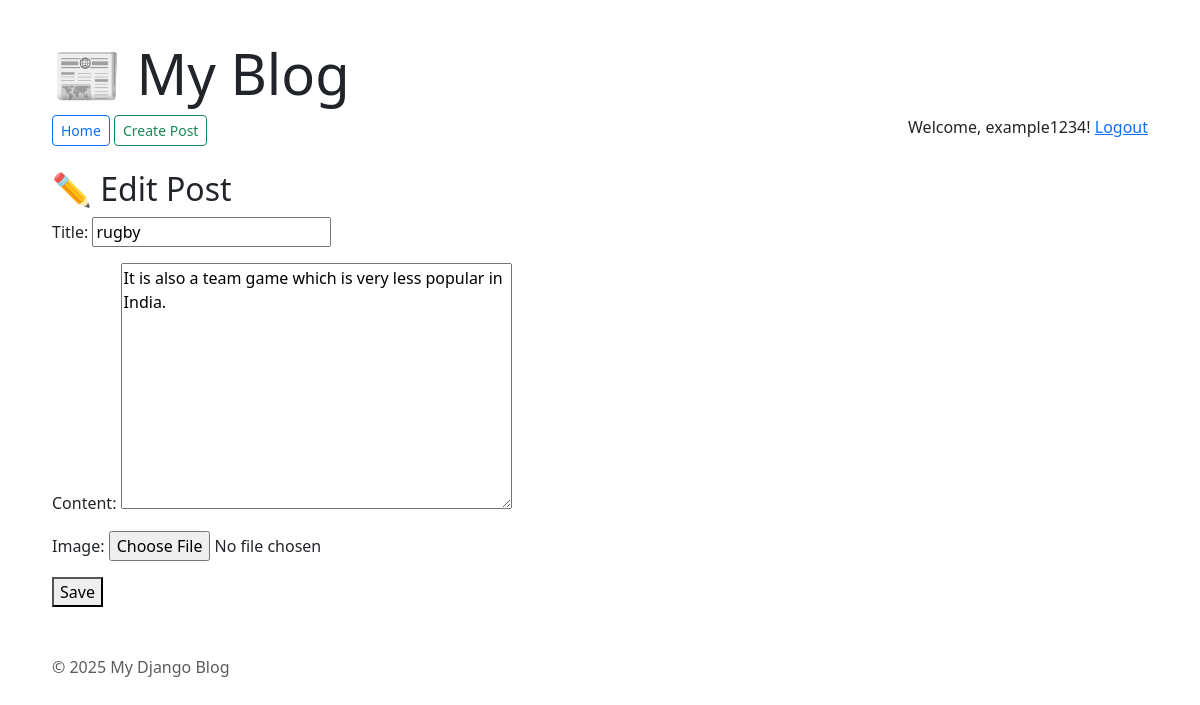
/edit/5 (signed in), run on the app's committed database.
### locations/models.py (models this page shows, shortened)
class Post(models.Model):
    title = models.CharField(max_length=100)
    content = models.TextField()
    image = models.ImageField(upload_to='post_images/', blank=True, null=True)
    author = models.ForeignKey(User, on_delete=models.CASCADE, null=True)

### locations/views.py (the view)
# urls.py: path('edit/<int:pk>', views.edit_post, name='edit_post'),
@login_required()
def edit_post(request, pk):
    post = get_object_or_404(Post, pk=pk)
    if post.author != request.user:
        return HttpResponseForbidden("You are not allowed to edit this post.")
    if request.method == 'POST':
        form = PostForm(request.POST, instance=post)
        if form.is_valid():
            form.save()
            return redirect('home')
    else:
        form = PostForm(instance=post)
    return render(request, 'locations/create_post.html', {'form': form, 'edit': True})

### locations/forms.py
class PostForm(forms.ModelForm):
    class Meta:
        model = Post
        fields = ['title', 'content', 'image']

### locations/templates/locations/create_post.html (shortened to what this page needs)
{% extends 'locations/base.html' %}
{% block content %}
  <h2>{% if edit %}✏️ Edit Post{% else %}📝 Create New Post{% endif%}</h2>
  <form method="POST" enctype="multipart/form-data">
      {{ form.as_p }}
      <button type="submit">Save</button>
  </form>
{% endblock %}

### locations/templates/locations/base.html (shortened to what this page needs)
<!DOCTYPE html>
<html>
<head>
    <link href="https://cdn.jsdelivr.net/npm/bootstrap@5.3.2/dist/css/bootstrap.min.css" rel="stylesheet">
</head>
<body>
  <div class="container">
    <header class="mb-4">
        <h1 class="display-4">📰 My Blog</h1>
        <nav class="mb-3">
            <a class="btn btn-outline-primary btn-sm" href="/">Home</a>
            <a class="btn btn-outline-success btn-sm" href="/new/">Create Post</a>
            <span class="float-end">
                {% if user.is_authenticated %}
                    Welcome, {{ user.username }}!
                    <a href="{% url 'logout' %}">Logout</a>
                {% else %}
                    <a class="btn btn-outline-secondary btn-sm" href="{% url 'login' %}">Login</a>
                    <a class="btn btn-outline-secondary btn-sm" href="{% url 'signup' %}">Signup</a>
                {% endif %}
            </span>
        </nav>
    </header>
    {% block content %}{% endblock %}
    <footer class="mt-5 text-muted">
        &copy; 2025 My Django Blog
    </footer>
  </div>
</body>
</html>

### locations/templates/locations/base.html (style rules this page uses)
body { margin: 40px; }

### data on the page
Post: title "rugby", content "It is also a team game which is very less popular in India."

### other printed values
{{ user.username }} "example1234"
